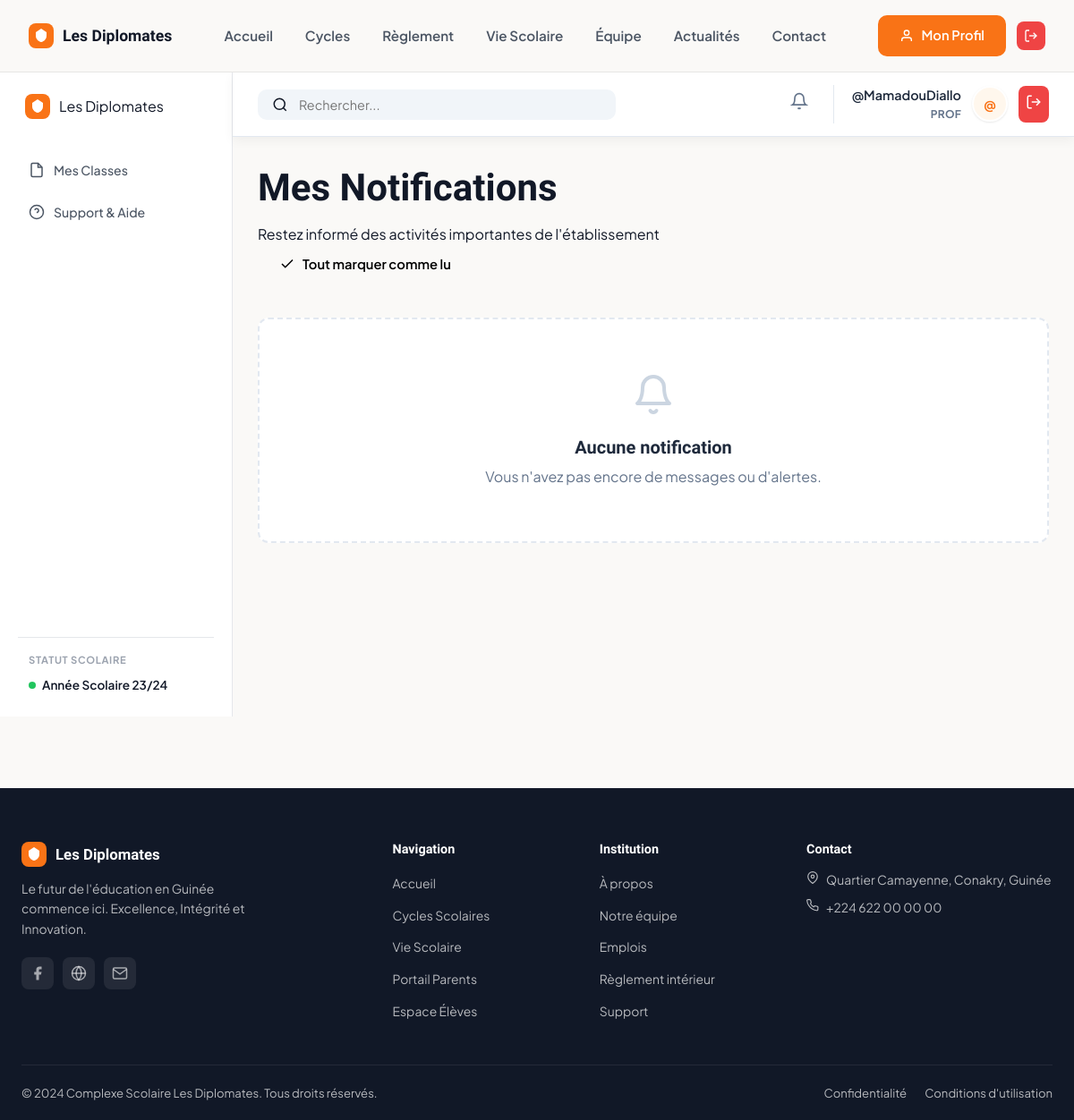
Page /notifications/notifications/ (signed in) on the committed database.
### apps/accounts/models.py (models this page shows, shortened)
class CustomUser(AbstractUser):
    class Role(models.TextChoices):
        ADMIN = 'ADMIN', _('Administrateur')
        FINANCE = 'FINANCE', _('Finance / Comptabilité')
        PROFESSEUR = 'PROF', _('Professeur')
        PARENT = 'PARENT', _('Parent')
        ELEVE = 'ELEVE', _('Élève')
    role = models.CharField(
        max_length=15,
        choices=Role.choices,
        default=Role.ELEVE,
        verbose_name=_('Rôle utilisateur')
    )
    telephone = models.CharField(
        max_length=20,
        blank=True,
        verbose_name=_('Téléphone')
    )

### apps/notifications/views.py (the view)
# urls.py: path('notifications/', views.notifications_list, name='notifications_list'),
@login_required
def notifications_list(request):
    notifications = Notification.objects.filter(destinataire=request.user).order_by('-date_envoi')
    notifications_non_lues = notifications.filter(date_lu__isnull=True)
    notifications_non_lues.update(date_lu=timezone.now())
    return render(request, 'notifications/list.html', {'notifications': notifications})

### templates/notifications/list.html (shortened to what this page needs)
{% extends "base.html" %}
{% load static %}
{% block body_class %}admin-layout{% endblock %}
{% block content %}
<div class="admin-wrapper">
    {% if is_parent %}
    {% include 'includes/sidebar_parent.html' %}
    {% elif is_professeur %}
    {% include 'includes/sidebar_prof.html' %}
    {% elif is_finance %}
    {% include 'includes/sidebar_finance.html' %}
    {% else %}
    {% include 'includes/sidebar_admin.html' %}
    {% endif %}
    <div class="admin-main">
        {% include 'includes/topbar_admin.html' %}
        <div class="admin-content">
            <div class="page-header">
                <div class="header-left">
                    <h1>Mes Notifications</h1>
                    <p>Restez informé des activités importantes de l'établissement</p>
                </div>
                <div class="header-actions">
                    <button class="btn btn-secondary">
                        <svg width="18" height="18" viewBox="0 0 24 24" fill="none" stroke="currentColor"
                            stroke-width="2">
                            <polyline points="20 6 9 17 4 12" />
                        </svg>
                        Tout marquer comme lu
                    </button>
                </div>
            </div>
            <div class="notifications-container">
                {% for notification in notifications %}
                <div class="notification-card {% if not notification.date_lu %}unread{% endif %}">
                    <div class="notification-icon
                        {% if notification.type_notification == 'INSCRIPTION_ELEVE' %}icon-success
                        {% elif notification.type_notification == 'PAIEMENT_VALIDATION' %}icon-info
                        {% elif notification.type_notification == 'REJET_PAIEMENT' %}icon-danger
                        {% elif notification.type_notification == 'RAPPEL_PAIEMENT' %}icon-warning
                        {% else %}icon-default{% endif %}">
                        {% if notification.type_notification == 'PAIEMENT_VALIDATION' %}
                        <svg width="20" height="20" viewBox="0 0 24 24" fill="none" stroke="currentColor"
                            stroke-width="2">
                            <rect x="1" y="4" width="22" height="16" rx="2" ry="2" />
                            <line x1="1" y1="10" x2="23" y2="10" />
                        </svg>
                        {% elif notification.type_notification == 'REJET_PAIEMENT' or notification.type_notification ==
                        'RAPPEL_PAIEMENT' %}
                        <svg width="20" height="20" viewBox="0 0 24 24" fill="none" stroke="currentColor"
                            stroke-width="2">
                            <path
                                d="M10.29 3.86L1.82 18a2 2 0 0 0 1.71 3h16.94a2 2 0 0 0 1.71-3L13.71 3.86a2 2 0 0 0-3.42 0z" />
                            <line x1="12" y1="9" x2="12" y2="13" />
                            <line x1="12" y1="17" x2="12.01" y2="17" />
                        </svg>
                        {% else %}
                        <svg width="20" height="20" viewBox="0 0 24 24" fill="none" stroke="currentColor"
                            stroke-width="2">
                            <path d="M18 8A6 6 0 0 0 6 8c0 7-3 9-3 9h18s-3-2-3-9" />
                            <path d="M13.73 21a2 2 0 0 1-3.46 0" />
                        </svg>
                        {% endif %}
                    </div>
                    <div class="notification-body">
                        <div class="notification-meta">
                            <span class="notification-type">{{ notification.get_type_notification_display }}</span>
                            <span class="notification-time">{{ notification.date_envoi|date:"d M Y, H:i" }}</span>
                        </div>
                        <h3 class="notification-title">{{ notification.titre }}</h3>
                        <p class="notification-message">{{ notification.message }}</p>
                        {% if notification.eleve_concerne %}
                        <div class="notification-context">
                            <svg width="14" height="14" viewBox="0 0 24 24" fill="none" stroke="currentColor"
                                stroke-width="2">
                                <path d="M20 21v-2a4 4 0 0 0-4-4H8a4 4 0 0 0-4 4v2" />
                                <circle cx="12" cy="7" r="4" />
                            </svg>
                            Concerne : <strong>{{ notification.eleve_concerne.nom_complet }}</strong>
                        </div>
                        {% endif %}
                    </div>
                    {% if not notification.date_lu %}
                    <div class="unread-dot"></div>
                    {% endif %}
                </div>
                {% empty %}
                <div class="empty-state">
                    <div class="empty-icon">
                        <svg width="48" height="48" viewBox="0 0 24 24" fill="none" stroke="currentColor"
                            stroke-width="2" stroke-linecap="round" stroke-linejoin="round">
                            <path d="M18 8A6 6 0 0 0 6 8c0 7-3 9-3 9h18s-3-2-3-9" />
                            <path d="M13.73 21a2 2 0 0 1-3.46 0" />
                        </svg>
                    </div>
                    <h3>Aucune notification</h3>
                    <p>Vous n'avez pas encore de messages ou d'alertes.</p>
                </div>
                {% endfor %}
            </div>
        </div>
    </div>
</div>
{% endblock %}

### templates/includes/topbar_admin.html (shortened to what this page needs)
<header class="admin-topbar">
    <div class="topbar-search">
        <svg width="18" height="18" viewBox="0 0 24 24" fill="none" stroke="currentColor" stroke-width="2">
            <circle cx="11" cy="11" r="8" />
            <line x1="21" y1="21" x2="16.65" y2="16.65" />
        </svg>
        <input type="text" placeholder="Rechercher...">
    </div>
    <div class="topbar-actions">
        <a href="{% url 'notifications:notifications_list' %}" class="icon-btn">
            <svg width="20" height="20" viewBox="0 0 24 24" fill="none" stroke="currentColor" stroke-width="2">
                <path d="M18 8A6 6 0 0 0 6 8c0 7-3 9-3 9h18s-3-2-3-9" />
                <path d="M13.73 21a2 2 0 0 1-3.46 0" />
            </svg>
        </a>
        <div class="topbar-user">
            <div class="user-info">
                <span class="user-name">{{ user.get_full_name|default:user.username }}</span>
                <span class="user-role">{{ user_role|default:user.role }}</span>
            </div>
            <div class="avatar-sm">
                {{ user.username.0|upper }}
            </div>
            <a href="{% url 'accounts:logout' %}" class="btn-danger-small">
                <svg width="18" height="18" viewBox="0 0 24 24" fill="none" stroke="currentColor" stroke-width="2">
                    <path d="M9 21H5a2 2 0 0 1-2-2V5a2 2 0 0 1 2-2h4" />
                    <polyline points="16,17 21,12 16,7" />
                    <line x1="21" y1="12" x2="9" y2="12" />
                </svg>
            </a>
        </div>
    </div>
</header>

### static/css/style.css (style rules this page uses)
:root { --orange: #F97316; --orange-dark: #ea6c0a; --orange-light: #FFF7ED; --orange-pale: #FEF3C7; --dark: #111827; --gray-800: #1f2937; --gray-600: #4b5563; --gray-400: #9ca3af; --gray-200: #e5e7eb; --gray-100: #f3f4f6; --bg: #FAF9F7; --white: #ffffff; --green: #22c55e; --red: #ef4444; --radius: 12px; --radius-lg: 20px; --shadow-sm: 0 1px 3px rgba(0, 0, 0, .06), 0 1px 2px rgba(0, 0, 0, .04); --shadow: 0 4px 16px rgba(0, 0, 0, .08); --shadow-lg: 0 12px 40px rgba(0, 0, 0, .12); --font-display: 'Sora', sans-serif; --font-body: 'Plus Jakarta Sans', sans-serif; --transition: .3s cubic-bezier(0.4, 0, 0.2, 1); }
*, *::before, *::after { box-sizing: border-box; margin: 0; padding: 0; }
html { scroll-behavior: smooth; }
body { font-family: var(--font-body); background: var(--bg); color: var(--dark); line-height: 1.6; -webkit-font-smoothing: antialiased; }
a { text-decoration: none; color: inherit; }
button { cursor: pointer; border: none; background: none; font-family: var(--font-body); }
input, select, textarea { font-family: var(--font-body); }
h1, h2, h3, h4 { font-family: var(--font-display); font-weight: 700; line-height: 1.2; }
.btn { display: inline-flex; align-items: center; gap: 8px; padding: 11px 24px; border-radius: 10px; font-weight: 600; font-size: .92rem; transition: all var(--transition); cursor: pointer; }
.page-header { margin-bottom: 40px; }
.page-header h1 { font-size: clamp(2rem, 3.5vw, 3rem); color: var(--dark); margin-bottom: 14px; }
.admin-layout { background: var(--bg); }
.admin-wrapper { display: flex; min-height: 100vh; }
.admin-main { flex: 1; min-width: 0; display: flex; flex-direction: column; }
.admin-topbar { display: flex; align-items: center; justify-content: space-between; padding: 16px 28px; background: white; border-bottom: 1px solid var(--gray-200); position: sticky; top: 80px; z-index: 800; box-shadow: 0 4px 12px rgba(0, 0, 0, .05); }
.topbar-actions { display: flex; align-items: center; gap: 12px; }
.topbar-search { display: flex; align-items: center; gap: 8px; background: var(--gray-100); border-radius: 10px; padding: 8px 14px; flex: 1; max-width: 300px; }
.topbar-search input { background: none; border: none; outline: none; font-size: .88rem; flex: 1; }
.topbar-user { display: flex; align-items: center; gap: 12px; margin-left: auto; }
.avatar-sm { width: 40px; height: 40px; background: var(--orange-light); color: var(--orange); border-radius: 50%; display: flex; align-items: center; justify-content: center; font-size: .9rem; font-weight: 700; border: 2px solid white; box-shadow: var(--shadow-sm); }
.btn-danger-small { padding: 8px; border-radius: 8px; background: var(--red); color: white; transition: all var(--transition); }
.admin-content { padding: 32px 28px; }

### templates/includes/topbar_admin.html (style rules this page uses)
.admin-topbar { display: flex; align-items: center; justify-content: space-between; padding: 0 28px; height: 72px; background: white; border-bottom: 1px solid #e2e8f0; position: sticky; top: 0; z-index: 900; }
.topbar-search { display: flex; align-items: center; gap: 12px; background: #f1f5f9; padding: 8px 16px; border-radius: 10px; flex: 1; max-width: 400px; }
.topbar-search input { border: none; background: none; outline: none; width: 100%; font-size: 0.9rem; }
.topbar-actions { display: flex; align-items: center; gap: 20px; }
.icon-btn { position: relative; background: none; border: none; padding: 8px; color: #64748b; cursor: pointer; transition: color 0.2s; }
.topbar-user { display: flex; align-items: center; gap: 12px; border-left: 1px solid #e2e8f0; padding-left: 20px; }
.user-info { display: flex; flex-direction: column; text-align: right; }
.user-name { font-weight: 600; font-size: 0.9rem; color: #1e293b; }
.user-role { font-size: 0.75rem; color: #64748b; text-transform: uppercase; font-weight: 700; letter-spacing: 0.02em; }

### templates/notifications/list.html (style rules this page uses)
.notifications-container { display: flex; flex-direction: column; gap: 16px; max-width: 900px; }
.empty-state { text-align: center; padding: 60px 20px; background: white; border-radius: 12px; border: 2px dashed #e2e8f0; }
.empty-icon { color: #cbd5e1; margin-bottom: 16px; }
.empty-state h3 { font-size: 1.25rem; color: #1e293b; margin-bottom: 8px; }
.empty-state p { color: #64748b; }

### rows in the picture
CustomUser: get_full_name "@MamadouDiallo", role "PROF", username.0 "@"
